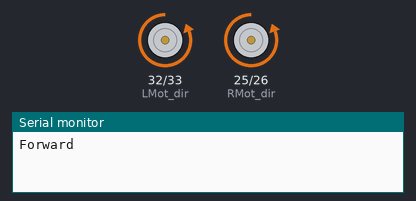
This sketch was run on a simulated ESP32. On the bench: direction and speed pins drawn as motors (green arrow = direction pin HIGH = forward, orange = LOW = backward, longer = more drive), the last lines printed to the serial monitor.

Above: at 1.0 s.
At 3.0 s:
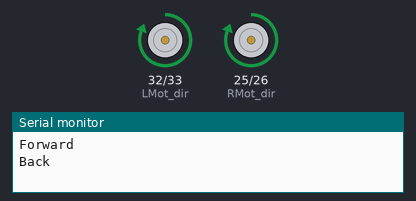
At 5.0 s:
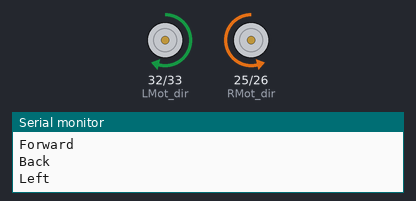
At 9.0 s:
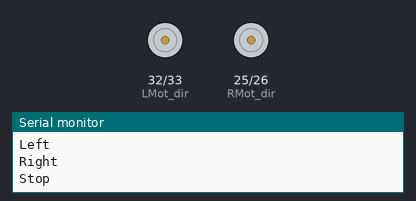
Timing chart, 0 to 13.0 s (numbered marks = the images above):
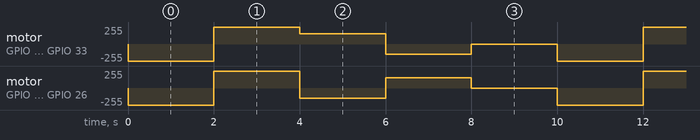

The sketch:

colmibot_move_robot_test.ino
```cpp
/* Move_Robot
 Programa de prueba para el movimiento de un robot diferencial utilizando ESP32 y un Cytron de 2 canales
 el cual realiza en una rutina infinita con los 4 movimientos en el robot básico y detenido */

// ------------- Pines ----------------

// Pines de conexión de los motores
#define LMot_dir 32     // Dir1 Cytron
#define LMot_pwm 33      // PWM1 Cytron
#define RMot_dir 25      // Dir2 Cytron
#define RMot_pwm 26      // PWM2 Cytron

// ------------- Setup ----------------

void setup() {
  // Configuración de pines como salida o entrada
  pinMode(LMot_dir, OUTPUT);
  pinMode(RMot_dir, OUTPUT);
  Serial.begin(115200);
}

// ------------- Function ----------------

void moveRobot(float linealVel, float angularVel) {
  float WS = 0.2;        // Wheel_Separation (m) - 20 cm

  float max_vel = 0.5;     // velocidad máxima esperada (m/s) 0.52
  // 165 RPM = 17.28 rad/s
  // v = omega * wheel_radius = 17.28 * 0.03
  // v = 0.5283 m/s

  // Cinemática
  float v_left  = linealVel - (WS / 2.0) * angularVel;
  float v_right = linealVel + (WS / 2.0) * angularVel;

  // Normalización de la velocidad [-1, 1] - El escalamiento en el archivo joy_teleop.yaml cambia
  v_left  = v_left  / max_vel;
  v_right = v_right / max_vel;

  // Restringir velocidad
  v_left  = constrain(v_left,  -1.0, 1.0);            // Restringuiendo límites para rueda izquierda para no salturarla
  v_right = constrain(v_right, -1.0, 1.0);            // Restringuiendo límites para rueda derecha para no salturarla

  int pwm_left  = (int)(v_left  * 255.0);         // Se escala para tener el valor de PWM de la rueda izquierda
  int pwm_right = (int)(v_right * 255.0);         // Se escala para tener el valor de PWM de la rueda derecha


// Condiciones para establecer los 4 movimientos del robot
  if (pwm_left >= 0) {
    digitalWrite(LMot_dir, LOW);
  } else {
    digitalWrite(LMot_dir, HIGH);
  }

  if (pwm_right >= 0) {
    digitalWrite(RMot_dir, LOW);
  } else {
    digitalWrite(RMot_dir, HIGH);
  }

  // Aplicar señales PWM a los motores
  analogWrite(LMot_pwm, abs(pwm_left));
  analogWrite(RMot_pwm, abs(pwm_right));
}

// ------------- Loop ----------------

void loop() {
  // Ejemplo de uso de la función moverRobot
  moveRobot(1.0, 0.0);  // Mover recto hacia adelante
  Serial.println("Forward");
  delay(2000);         // Esperar 2 segundos
  moveRobot(-1.0, 0);  // Mover recto hacia atrás
  Serial.println("Back");
  delay(2000);         // Esperar 2 segundos
  moveRobot(0.0, 3.0); // Girar hacia la izquierda
  Serial.println("Left");
  delay(2000);         // Esperar 2 segundos
  moveRobot(0.0, -3.0);  // Girar hacia la derecha
  Serial.println("Right");
  delay(2000);         // Esperar 2 segundos
  moveRobot(0, 0);    // Detenido
  Serial.println("Stop");
  delay(2000);         // Esperar 2 segundos
}
```

Measured:
- by itself, motor on GPIO 32 (LMot_dir) / GPIO 33 (LMot_pwm): repeats every 10.0 s: forward 255/255 2.0 s, forward 153/255 2.0 s, backward 153/255 2.0 s, stopped 2.0 s, backward 255/255 2.0 s
- by itself, motor on GPIO 25 (RMot_dir) / GPIO 26 (RMot_pwm): repeats every 10.0 s: forward 255/255 2.0 s, backward 153/255 2.0 s, forward 153/255 2.0 s, stopped 2.0 s, backward 255/255 2.0 s
